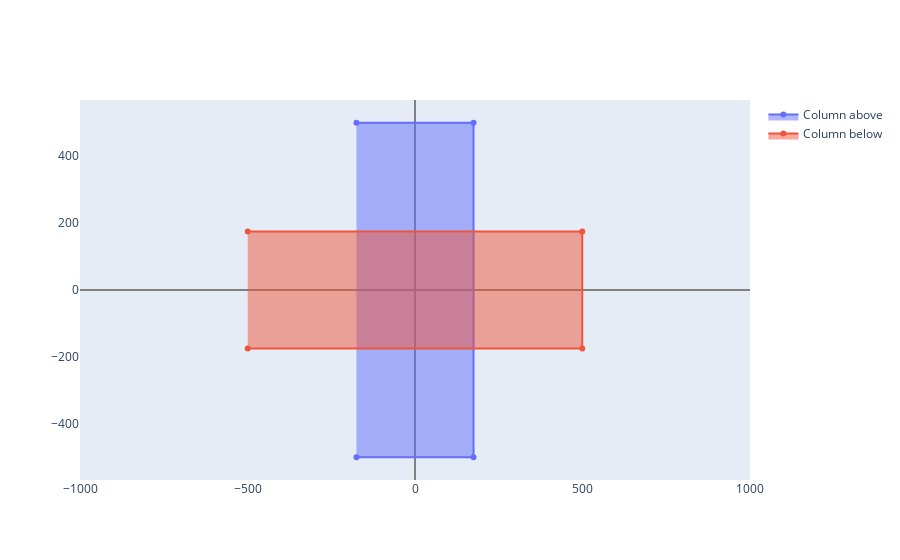

Write notebook code for a chart like this one.
### Markdown cell above
### Plot

### Code cell
col_above_x = [-DX_above.value*1000/2, DX_above.value*1000/2, DX_above.value*1000/2, -DX_above.value*1000/2]
col_above_y = [DY_above.value*1000/2, DY_above.value*1000/2, -DY_above.value*1000/2, -DY_above.value*1000/2]


col_below_x = [-DX_below.value*1000/2, DX_below.value*1000/2, DX_below.value*1000/2, -DX_below.value*1000/2]
col_below_y = [DY_below.value*1000/2, DY_below.value*1000/2, -DY_below.value*1000/2, -DY_below.value*1000/2]

fig = go.Figure()

fig.add_trace(go.Scatter(x=col_above_x, y=col_above_y, fill='toself', name="Column above"))
fig.add_trace(go.Scatter(x=col_below_x, y=col_below_y, fill='toself', name="Column below"))
fig.update_xaxes(showgrid=False, zerolinewidth=2, zerolinecolor='Grey')
fig.update_yaxes(scaleanchor="x", scaleratio=1, showgrid=False, zerolinewidth=2, zerolinecolor='Grey')
fig.show()

### Figure 1 — Plotly figure (JSON) as saved in the notebook; plotly's stock layout.template omitted (floating-point values rounded to 4 significant figures)
{"data": [{"fill": "toself", "name": "Column above", "type": "scatter", "x": [-175.0, 175.0, 175.0, -175.0], "y": [500, 500, -500, -500]}, {"fill": "toself", "name": "Column below", "type": "scatter", "x": [-500, 500, 500, -500], "y": [175.0, 175.0, -175.0, -175.0]}], "layout": {"xaxis": {"showgrid": false, "zerolinecolor": "Grey", "zerolinewidth": 2}, "yaxis": {"scaleanchor": "x", "scaleratio": 1, "showgrid": false, "zerolinecolor": "Grey", "zerolinewidth": 2}}}
